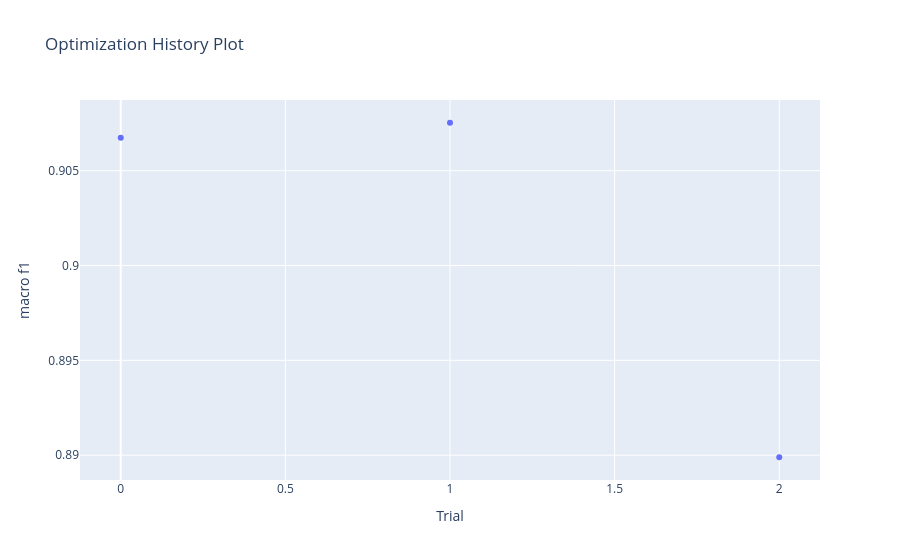

The code cell stored with this chart in its notebook:
### Code cell
plot_optimization_history(study, target=lambda t: t.values[0], target_name="macro f1")

### Figure 1 — Plotly figure (JSON) as saved in the notebook; plotly's stock layout.template omitted (floating-point values rounded to 4 significant figures)
{"data": [{"mode": "markers", "name": "macro f1", "type": "scatter", "x": [0, 1, 2], "y": [0.9067, 0.9075, 0.8899]}, {"marker": {"color": "#cccccc"}, "mode": "markers", "name": "Infeasible Trial", "showlegend": false, "type": "scatter", "x": [], "y": []}], "layout": {"title": {"text": "Optimization History Plot"}, "xaxis": {"title": {"text": "Trial"}}, "yaxis": {"title": {"text": "macro f1"}}}}
